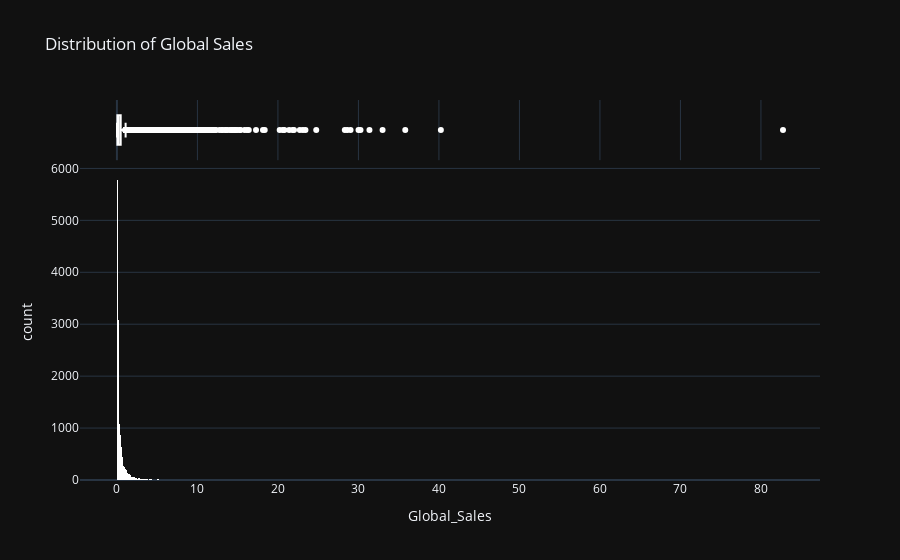
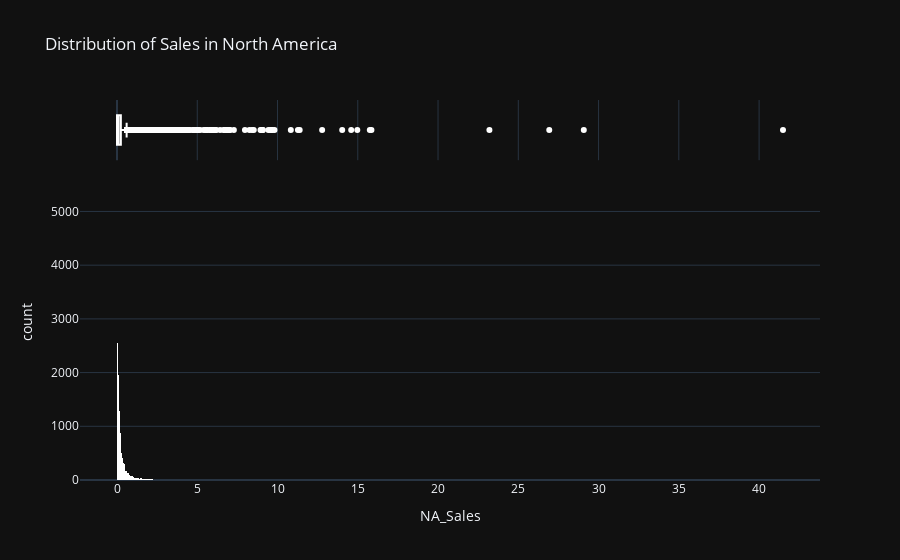
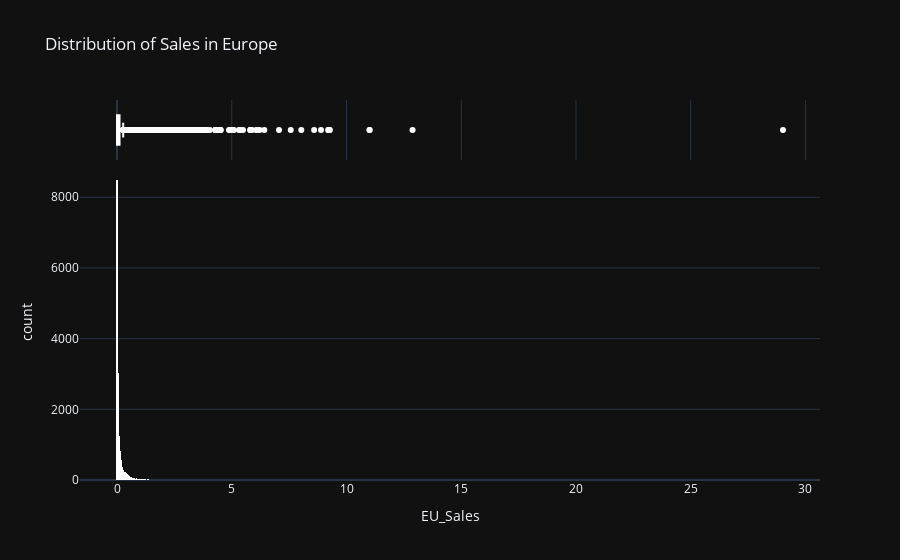
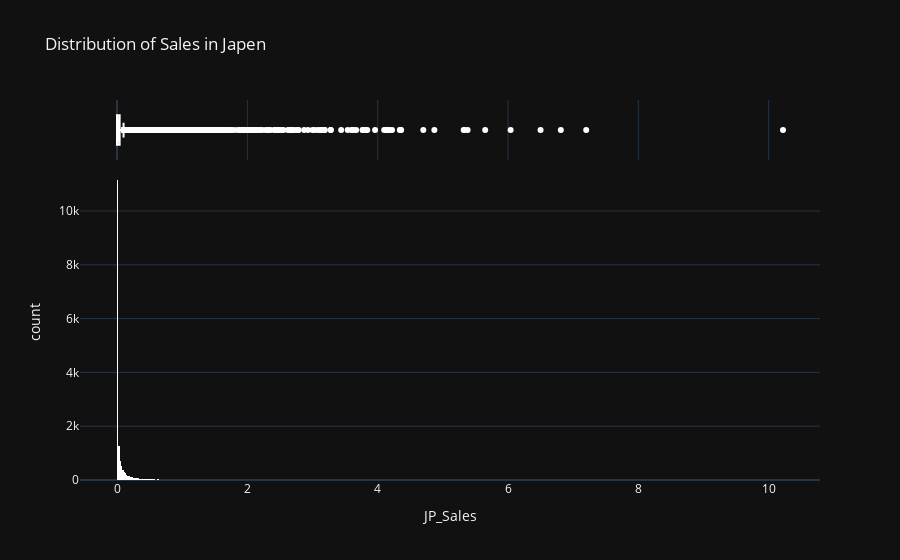

The notebook cell saved with these charts, in order:
### Markdown cell above
# Distribution of Sales

### Code cell
for i in ['Global_Sales','NA_Sales','EU_Sales','JP_Sales','Other_Sales']:
    fig=px.histogram(
        df,
        i,
        title=f'Distribution of {cols[i]}',
        color_discrete_sequence=['#ffffff'],
        marginal='box',
        template='plotly_dark')
    fig.show()

### Figure 1 — Plotly figure (JSON) as saved in the notebook; plotly's stock layout.template omitted (floating-point values rounded to 4 significant figures; data arrays with more than 128 entries replaced by an {"elided": "..."} marker saying what was removed)
{"data": [{"alignmentgroup": "True", "bingroup": "x", "hovertemplate": "Global_Sales=%{x}<br>count=%{y}<extra></extra>", "legendgroup": "", "marker": {"color": "#ffffff", "pattern": {"shape": ""}}, "name": "", "offsetgroup": "", "orientation": "v", "showlegend": false, "type": "histogram", "x": {"elided": "16598 float values"}, "xaxis": "x", "yaxis": "y"}, {"alignmentgroup": "True", "hovertemplate": "Global_Sales=%{x}<extra></extra>", "legendgroup": "", "marker": {"color": "#ffffff"}, "name": "", "notched": true, "offsetgroup": "", "showlegend": false, "type": "box", "x": {"elided": "16598 float values"}, "xaxis": "x2", "yaxis": "y2"}], "layout": {"barmode": "relative", "legend": {"tracegroupgap": 0}, "title": {"text": "Distribution of Global Sales"}, "xaxis": {"anchor": "y", "domain": [0, 1], "title": {"text": "Global_Sales"}}, "xaxis2": {"anchor": "y2", "domain": [0, 1], "matches": "x", "showgrid": true, "showticklabels": false}, "yaxis": {"anchor": "x", "domain": [0, 0.8316], "title": {"text": "count"}}, "yaxis2": {"anchor": "x2", "domain": [0.8416, 1], "matches": "y2", "showgrid": false, "showline": false, "showticklabels": false, "ticks": ""}}}

### Figure 2 — Plotly figure (JSON) as saved in the notebook; plotly's stock layout.template omitted (floating-point values rounded to 4 significant figures; data arrays with more than 128 entries replaced by an {"elided": "..."} marker saying what was removed)
{"data": [{"alignmentgroup": "True", "bingroup": "x", "hovertemplate": "NA_Sales=%{x}<br>count=%{y}<extra></extra>", "legendgroup": "", "marker": {"color": "#ffffff", "pattern": {"shape": ""}}, "name": "", "offsetgroup": "", "orientation": "v", "showlegend": false, "type": "histogram", "x": {"elided": "16598 float values"}, "xaxis": "x", "yaxis": "y"}, {"alignmentgroup": "True", "hovertemplate": "NA_Sales=%{x}<extra></extra>", "legendgroup": "", "marker": {"color": "#ffffff"}, "name": "", "notched": true, "offsetgroup": "", "showlegend": false, "type": "box", "x": {"elided": "16598 float values"}, "xaxis": "x2", "yaxis": "y2"}], "layout": {"barmode": "relative", "legend": {"tracegroupgap": 0}, "title": {"text": "Distribution of Sales in North America"}, "xaxis": {"anchor": "y", "domain": [0, 1], "title": {"text": "NA_Sales"}}, "xaxis2": {"anchor": "y2", "domain": [0, 1], "matches": "x", "showgrid": true, "showticklabels": false}, "yaxis": {"anchor": "x", "domain": [0, 0.8316], "title": {"text": "count"}}, "yaxis2": {"anchor": "x2", "domain": [0.8416, 1], "matches": "y2", "showgrid": false, "showline": false, "showticklabels": false, "ticks": ""}}}

### Figure 3 — Plotly figure (JSON) as saved in the notebook; plotly's stock layout.template omitted (floating-point values rounded to 4 significant figures; data arrays with more than 128 entries replaced by an {"elided": "..."} marker saying what was removed)
{"data": [{"alignmentgroup": "True", "bingroup": "x", "hovertemplate": "EU_Sales=%{x}<br>count=%{y}<extra></extra>", "legendgroup": "", "marker": {"color": "#ffffff", "pattern": {"shape": ""}}, "name": "", "offsetgroup": "", "orientation": "v", "showlegend": false, "type": "histogram", "x": {"elided": "16598 float values"}, "xaxis": "x", "yaxis": "y"}, {"alignmentgroup": "True", "hovertemplate": "EU_Sales=%{x}<extra></extra>", "legendgroup": "", "marker": {"color": "#ffffff"}, "name": "", "notched": true, "offsetgroup": "", "showlegend": false, "type": "box", "x": {"elided": "16598 float values"}, "xaxis": "x2", "yaxis": "y2"}], "layout": {"barmode": "relative", "legend": {"tracegroupgap": 0}, "title": {"text": "Distribution of Sales in Europe"}, "xaxis": {"anchor": "y", "domain": [0, 1], "title": {"text": "EU_Sales"}}, "xaxis2": {"anchor": "y2", "domain": [0, 1], "matches": "x", "showgrid": true, "showticklabels": false}, "yaxis": {"anchor": "x", "domain": [0, 0.8316], "title": {"text": "count"}}, "yaxis2": {"anchor": "x2", "domain": [0.8416, 1], "matches": "y2", "showgrid": false, "showline": false, "showticklabels": false, "ticks": ""}}}

### Figure 4 — Plotly figure (JSON) as saved in the notebook; plotly's stock layout.template omitted (floating-point values rounded to 4 significant figures; data arrays with more than 128 entries replaced by an {"elided": "..."} marker saying what was removed)
{"data": [{"alignmentgroup": "True", "bingroup": "x", "hovertemplate": "JP_Sales=%{x}<br>count=%{y}<extra></extra>", "legendgroup": "", "marker": {"color": "#ffffff", "pattern": {"shape": ""}}, "name": "", "offsetgroup": "", "orientation": "v", "showlegend": false, "type": "histogram", "x": {"elided": "16598 float values"}, "xaxis": "x", "yaxis": "y"}, {"alignmentgroup": "True", "hovertemplate": "JP_Sales=%{x}<extra></extra>", "legendgroup": "", "marker": {"color": "#ffffff"}, "name": "", "notched": true, "offsetgroup": "", "showlegend": false, "type": "box", "x": {"elided": "16598 float values"}, "xaxis": "x2", "yaxis": "y2"}], "layout": {"barmode": "relative", "legend": {"tracegroupgap": 0}, "title": {"text": "Distribution of Sales in Japen"}, "xaxis": {"anchor": "y", "domain": [0, 1], "title": {"text": "JP_Sales"}}, "xaxis2": {"anchor": "y2", "domain": [0, 1], "matches": "x", "showgrid": true, "showticklabels": false}, "yaxis": {"anchor": "x", "domain": [0, 0.8316], "title": {"text": "count"}}, "yaxis2": {"anchor": "x2", "domain": [0.8416, 1], "matches": "y2", "showgrid": false, "showline": false, "showticklabels": false, "ticks": ""}}}
